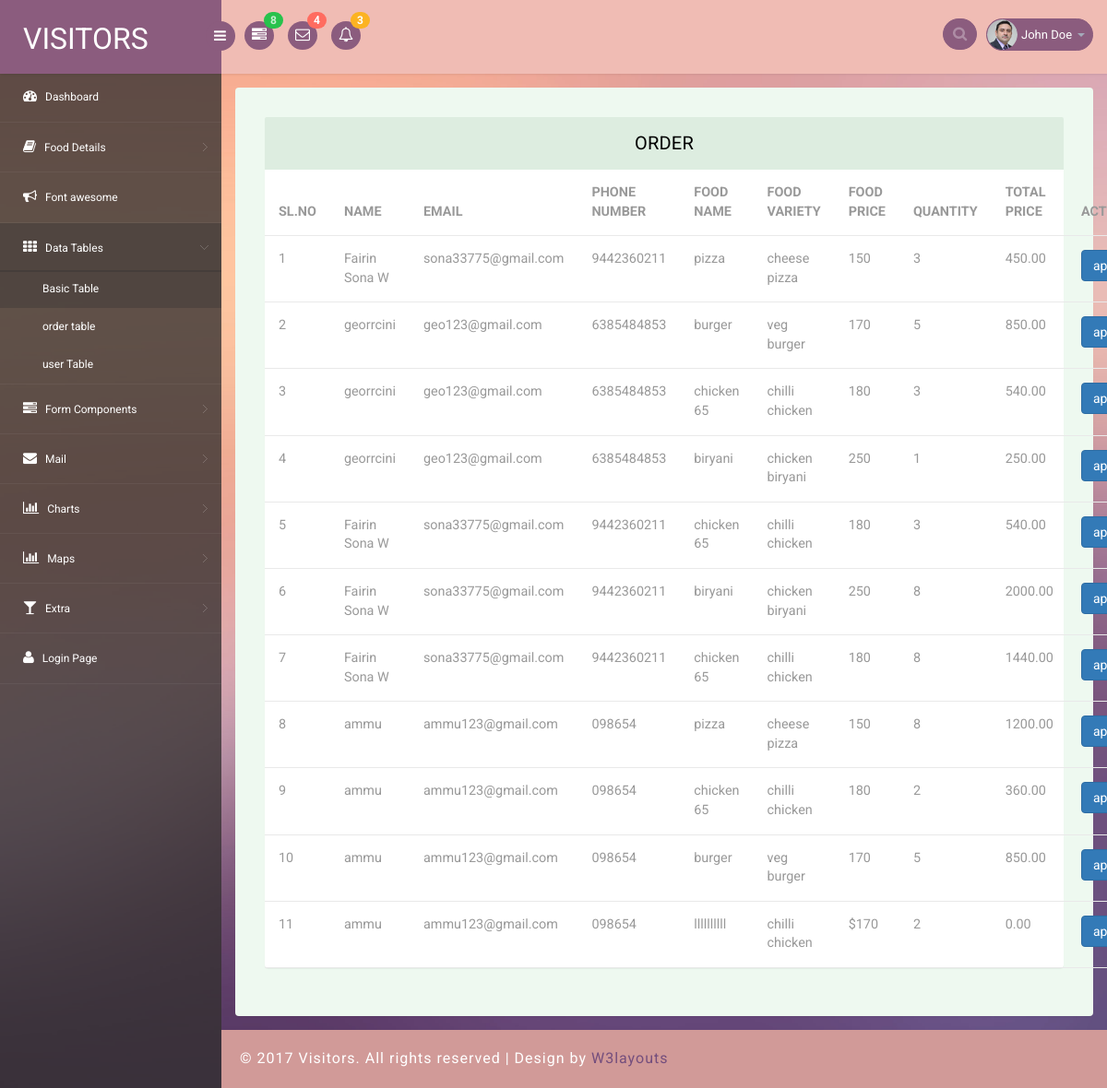
Page /admin/join.php on the committed database.
### tables this page shows
CREATE TABLE `order` (
  `id_o` int(100) NOT NULL,
  `food_name` varchar(100) NOT NULL,
  `food_variety` varchar(100) NOT NULL,
  `food_price` varchar(100) NOT NULL,
  `food_quantity` varchar(100) NOT NULL,
  `total_price` varchar(100) NOT NULL,
  `user_id` varchar(100) NOT NULL,
  `Status` int(100) NOT NULL
);

CREATE TABLE `users` (
  `user` int(100) NOT NULL,
  `uname` varchar(100) NOT NULL,
  `email` varchar(100) NOT NULL,
  `password` varchar(100) NOT NULL,
  `phone_number` varchar(100) NOT NULL,
  `country` varchar(100) NOT NULL,
  `state` varchar(100) NOT NULL
);

### admin/join.php (the view, shortened to what this page needs)
<!DOCTYPE html>
<head>
<link rel="stylesheet" href="css/bootstrap.min.css" >
<link href="css/style.css" rel='stylesheet' type='text/css' />
<link href="css/style-responsive.css" rel="stylesheet"/>
<link rel="stylesheet" href="css/font.css" type="text/css"/>
<link href="css/font-awesome.css" rel="stylesheet">
</head>
<body>
<section id="container">
<header class="header fixed-top clearfix">
<div class="brand">
    <a href="index.html" class="logo">
        VISITORS
    </a>
    <div class="sidebar-toggle-box">
        <div class="fa fa-bars"></div>
    </div>
</div>
<div class="nav notify-row" id="top_menu">
    <ul class="nav top-menu">
        <li class="dropdown">
            <a data-toggle="dropdown" class="dropdown-toggle" href="#">
                <i class="fa fa-tasks"></i>
                <span class="badge bg-success">8</span>
            </a>
        </li>
        <li id="header_inbox_bar" class="dropdown">
            <a data-toggle="dropdown" class="dropdown-toggle" href="#">
                <i class="fa fa-envelope-o"></i>
                <span class="badge bg-important">4</span>
            </a>
        </li>
        <li id="header_notification_bar" class="dropdown">
            <a data-toggle="dropdown" class="dropdown-toggle" href="#">
                <i class="fa fa-bell-o"></i>
                <span class="badge bg-warning">3</span>
            </a>
        </li>
    </ul>
</div>
<div class="top-nav clearfix">
    <ul class="nav pull-right top-menu">
        <li>
            <input type="text" class="form-control search" placeholder=" Search">
        </li>
        <li class="dropdown">
            <a data-toggle="dropdown" class="dropdown-toggle" href="#">
                <img alt="" src="images/2.png">
                <span class="username">John Doe</span>
                <b class="caret"></b>
            </a>
        </li>
    </ul>
</div>
</header>
<aside>
    <div id="sidebar" class="nav-collapse">
        <div class="leftside-navigation">
            <ul class="sidebar-menu" id="nav-accordion">
                <li>
                    <a href="mainpage.php">
                        <i class="fa fa-dashboard"></i>
                        <span>Dashboard</span>
                    </a>
                </li>
                <li class="sub-menu">
                    <a href="javascript:;">
                        <i class="fa fa-book"></i>
                        <span>Food Details</span>
                    </a>
                </li>
                <li>
                    <a href="fontawesome.html">
                        <i class="fa fa-bullhorn"></i>
                        <span>Font awesome </span>
                    </a>
                </li>
                <li class="sub-menu">
                    <a class="active" href="javascript:;">
                        <i class="fa fa-th"></i>
                        <span>Data Tables</span>
                    </a>
                    <ul class="sub">
                        <li><a class="active" href="basic_table.php">Basic Table</a></li>
                        <li><a href="order_table.php">order table</a></li>
                        <li><a href="user_table.php">user Table</a></li>
                    </ul>
                </li>
                <li class="sub-menu">
                    <a href="javascript:;">
                        <i class="fa fa-tasks"></i>
                        <span>Form Components</span>
                    </a>
                </li>
                <li class="sub-menu">
                    <a href="javascript:;">
                        <i class="fa fa-envelope"></i>
                        <span>Mail </span>
                    </a>
                </li>
                <li class="sub-menu">
                    <a href="javascript:;">
                        <i class=" fa fa-bar-chart-o"></i>
                        <span>Charts</span>
                    </a>
                </li>
                <li class="sub-menu">
                    <a href="javascript:;">
                        <i class=" fa fa-bar-chart-o"></i>
                        <span>Maps</span>
                    </a>
                </li>
                <li class="sub-menu">
                    <a href="javascript:;">
                        <i class="fa fa-glass"></i>
                        <span>Extra</span>
                    </a>
                </li>
                <li>
                    <a href="login.html">
                        <i class="fa fa-user"></i>
                        <span>Login Page</span>
                    </a>
                </li>
            </ul>            </div>
    </div>
</aside>
<section id="main-content">
	<section class="wrapper">
		<div class="table-agile-info">
 <div class="panel panel-default">
    <div class="panel-heading">
    ORDER
    </div>
    <div>
      <table class="table" ui-jq="footable" ui-options='{
        "paging": {
          "enabled": true
        },
        "filtering": {
          "enabled": true
        },
        "sorting": {
          "enabled": true
        }}'>
        <?php
        require("connection.php");
        $res=$con->query("SELECT * from `users` JOIN `order`  ON users.user=order.user_id;");
        $count=$res->num_rows;
       $counter = 0;
        ?>
                <thead>
                    <tr>
                        <th>SL.NO</th>
                        <th data-breakpoints="xs">NAME</th>
                        <th>EMAIL</th>
                        <th data-breakpoints="xs">PHONE NUMBER</th>
                        <th>FOOD NAME</th>
                        <th data-breakpoints="xs">FOOD VARIETY</th>
                        <th>FOOD PRICE</th>
                        <th>QUANTITY</th>
                        <th data-breakpoints="xs">TOTAL PRICE</th>
                        <th data-breakpoints="xs">ACTIONS</th>
                    </tr>
                </thead>
                <?php
                if($count>0)
                {
                    while($row=$res->fetch_assoc())
                    {
                        ?>
                        <tr>
                        <td><?php echo ++$counter; ?></td>
                            <td>
                                <?php echo $row["uname"];?>
                            </td>
                            <td>
                                <?php echo $row["email"];?>
                            </td>
                            <td>
                                <?php echo $row["phone_number"];?>
                            </td>
                            <td>
                                <?php echo $row["food_name"];?>
                            </td>
                            <td>
                                <?php echo $row["food_variety"];?>
                            </td>
                            <td>
                                <?php echo $row["food_price"];?>
                            </td>
                            <td>
                                <?php echo $row["food_quantity"];?>
                            </td>
                            <td>
                                <?php echo $row["total_price"];?>
                            </td>
                            <td>
    <a href="approve.php?set=<?php echo $row['id_o']; ?>" class="btn btn-primary">
        <?php
        if ($row['Status'] == 1) {
            echo "approved";
        } else {
            echo "approve";
        }
        ?>
    </a>
</td>
                        </tr>
                        <?php
                        }
                    }
                    ?>
                    </table>
    </div>
  </div>
</div>
</section>
		  <div class="footer">
			<div class="wthree-copyright">
			  <p>© 2017 Visitors. All rights reserved | Design by <a href="http://w3layouts.com">W3layouts</a></p>
			</div>
		  </div>
</section>
</section>
</body>
</html>

### rows in the picture
order: user.uname "Fairin Sona W", user.email "sona33775@gmail.com", user.phone_number "9442360211", food_name "pizza", food_variety "cheese pizza", food_price "150", food_quantity "3", total_price "450.00", Status "approved"
order: user.uname "georrcini", user.email "geo123@gmail.com", user.phone_number "6385484853", food_name "burger", food_variety "veg burger", food_price "170", food_quantity "5", total_price "850.00", Status "approved"
order: user.uname "georrcini", user.email "geo123@gmail.com", user.phone_number "6385484853", food_name "chicken 65", food_variety "chilli chicken", food_price "180", food_quantity "3", total_price "540.00", Status "approve"
order: user.uname "georrcini", user.email "geo123@gmail.com", user.phone_number "6385484853", food_name "biryani", food_variety "chicken biryani", food_price "250", food_quantity "1", total_price "250.00", Status "approve"
order: user.uname "Fairin Sona W", user.email "sona33775@gmail.com", user.phone_number "9442360211", food_name "chicken 65", food_variety "chilli chicken", food_price "180", food_quantity "3", total_price "540.00", Status "approved"
order: user.uname "Fairin Sona W", user.email "sona33775@gmail.com", user.phone_number "9442360211", food_name "biryani", food_variety "chicken biryani", food_price "250", food_quantity "8", total_price "2000.00", Status "approve"
order: user.uname "Fairin Sona W", user.email "sona33775@gmail.com", user.phone_number "9442360211", food_name "chicken 65", food_variety "chilli chicken", food_price "180", food_quantity "8", total_price "1440.00", Status "approve"
order: user.uname "ammu", user.email "ammu123@gmail.com", user.phone_number "098654", food_name "pizza", food_variety "cheese pizza", food_price "150", food_quantity "8", total_price "1200.00", Status "approve"
order: user.uname "ammu", user.email "ammu123@gmail.com", user.phone_number "098654", food_name "chicken 65", food_variety "chilli chicken", food_price "180", food_quantity "2", total_price "360.00", Status "approved"
order: user.uname "ammu", user.email "ammu123@gmail.com", user.phone_number "098654", food_name "burger", food_variety "veg burger", food_price "170", food_quantity "5", total_price "850.00", Status "approve"
order: user.uname "ammu", user.email "ammu123@gmail.com", user.phone_number "098654", food_name "llllllllll", food_variety "chilli chicken", food_price "$170", food_quantity "2", total_price "0.00", Status "approve"
